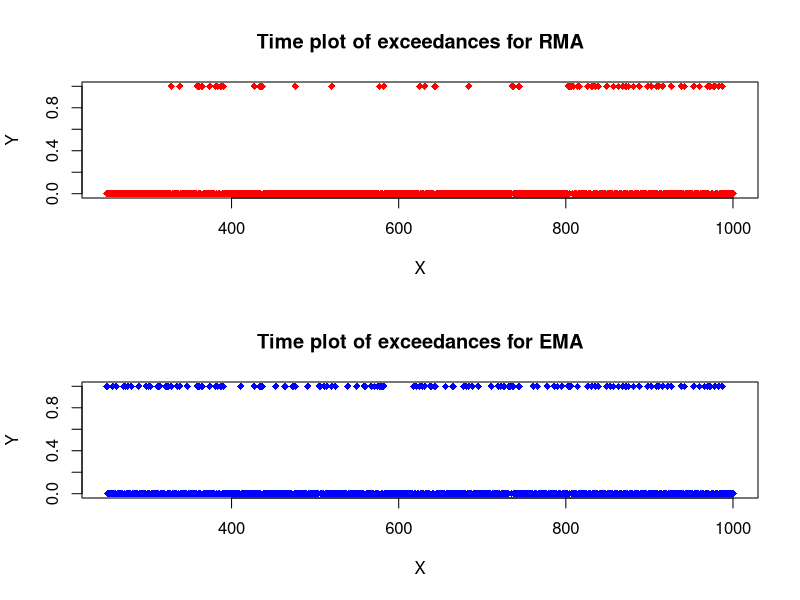

The R source for this figure:
# clear variables and close windows
rm(list = ls(all = TRUE))
graphics.off()

VaRest = function(y, method) {
    # parameter settings
    n 		= length(y)
    h 		= 250
    lam 	= 0.96
    dist 	= 0
    alpha	= 0.01
    w 		= 1
    bw 		= 0
    
    # RMA
    if (method == 1) {
        sigh	= matrix(1, (n - h), (n - h)) - 1
        tmp		= cumsum(y * y)
        tmp1 	= (tmp[(h + 1):n] - tmp[1:(n - h)])/h
        sigh 	= sqrt(((w * tmp1) * w))
    }
    grid = seq(h - 1, 0)
    
     # EMA
    if (method == 2) {
        sigh 	= matrix(1, (n - h), 1) - 1
        j 		= h
        while (j < n) {
            j 			= j + 1
            tmp 		= (lam^grid) * y[(j - h):(j - 1)]
            tmp1 		= sum(tmp * tmp)
            sigh[j - h] = sqrt(sum((tmp1)) * (1 - lam))
        }
    }
    if (dist == 0) {
        qf = qnorm(alpha, 0, 1)
    } else {
        sigh	= sigh/sqrt(dist/(dist - 2))
        qf		= qt(alpha, dist)
    }
    VaR = qf * sigh
    VaR = cbind(VaR, (-VaR))
}

# Main computation
x1 	= read.table("kupfer.dat")
x 	= x1[1:1001, 1]
y 	= diff(log(x))

# Option 1=RMA, Option 2=EMA
opt1 = VaRest(y, 1)
opt2 = VaRest(y, 2)

# parameter settings
n 		= length(y)
h 		= 250
lam 	= 0.04
dist 	= 0
alpha	= 0.01
w 		= 1
p 		= y

# For RMA
rmalt 		= cbind(seq((h + 1), n), p[(h + 1):n])
rmaiup 		= (p[(h + 1):n] > 0.8 * opt1[, 2])
rmailo 		= (p[(h + 1):n] < 0.8 * opt1[, 1])
rmaiall1	= rmaiup + rmailo
rmaiall 	= cbind(seq((h + 1), n), rmaiall1)

# subplotting in R
A = c(1, 2)
layout(A)
plot(rmaiall[, 1], rmaiall[, 2], pch = 18, col = "red", main = "Time plot of exceedances for RMA", 
    xlab = "X", ylab = "Y")

# For EMA
emalt 		= cbind(seq((h + 1), n), p[(h + 1):n])
emaiup 		= (p[(h + 1):n] > 0.8 * opt2[, 2])
emailo 		= (p[(h + 1):n] < 0.8 * opt2[, 1])
emaiall1	= emaiup + emailo
emaiall 	= cbind(seq((h + 1), n), emaiall1)

plot(emaiall[, 1], emaiall[, 2], pch = 18, col = "blue", main = "Time plot of exceedances for EMA", 
    xlab = "X", ylab = "Y") 